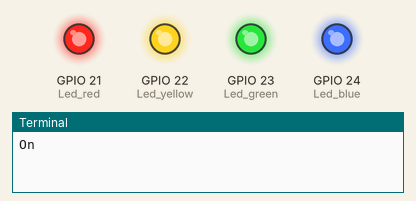
Bench run of a program on a simulated Raspberry Pi (BCM pin numbers). On the bench: output pins drawn as LEDs (lit = HIGH), the last lines printed to the terminal.

Above: at 0.5 s.
At 3.5 s:
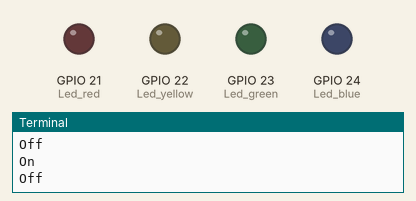
Timing chart, 0 to 4.6 s (numbered marks = the images above):
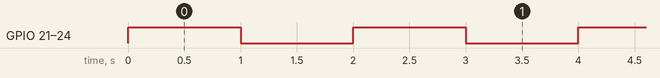

The program:

Blinking_led.py
```python
import RPi.GPIO as GPIO
import time

Led_red = 21
Led_yellow = 22
Led_green = 23
Led_blue = 24

GPIO.setmode(GPIO.BCM)
GPIO.setwarnings(False)

GPIO.setup(Led_red, GPIO.OUT)
GPIO.setup(Led_yellow, GPIO.OUT)
GPIO.setup(Led_green, GPIO.OUT)
GPIO.setup(Led_blue, GPIO.OUT)


while True:
 GPIO.output(Led_red, GPIO.HIGH)
 GPIO.output(Led_yellow, GPIO.HIGH)
 GPIO.output(Led_green, GPIO.HIGH)
 GPIO.output(Led_blue, GPIO.HIGH)
 print("On")
 time.sleep(1)
 GPIO.output(Led_red, GPIO.LOW)
 GPIO.output(Led_yellow, GPIO.LOW)
 GPIO.output(Led_green, GPIO.LOW)
 GPIO.output(Led_blue, GPIO.LOW)
 print("Off")
 time.sleep(1)
```

Measured:
- by itself, GPIO 21 (Led_red), GPIO 22 (Led_yellow), GPIO 23 (Led_green), GPIO 24 (Led_blue): alternates HIGH for 1.0 s and LOW for 1.0 s
